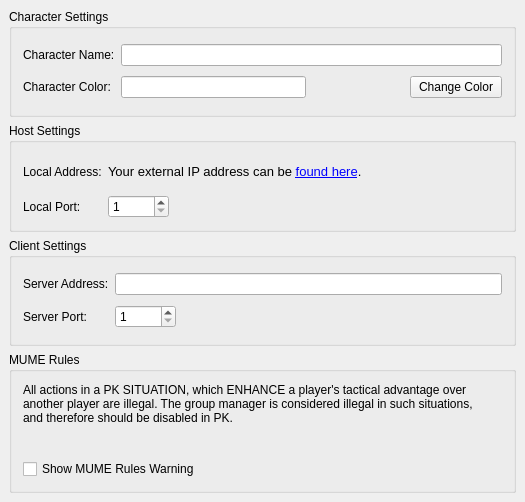
<?xml version="1.0" encoding="UTF-8"?>
<ui version="4.0">
 <class>GroupManagerPage</class>
 <widget class="QWidget" name="GroupManagerPage">
  <property name="geometry">
   <rect>
    <x>0</x>
    <y>0</y>
    <width>525</width>
    <height>502</height>
   </rect>
  </property>
  <property name="sizePolicy">
   <sizepolicy hsizetype="Preferred" vsizetype="Preferred">
    <horstretch>0</horstretch>
    <verstretch>0</verstretch>
   </sizepolicy>
  </property>
  <property name="minimumSize">
   <size>
    <width>0</width>
    <height>0</height>
   </size>
  </property>
  <property name="windowTitle">
   <string>GroupManager Settings</string>
  </property>
  <layout class="QVBoxLayout">
   <property name="spacing">
    <number>6</number>
   </property>
   <property name="margin">
    <number>9</number>
   </property>
   <item>
    <widget class="QGroupBox" name="groupBox_3">
     <property name="title">
      <string>Character Settings</string>
     </property>
     <layout class="QGridLayout">
      <item row="0" column="0">
       <widget class="QLabel" name="label">
        <property name="text">
         <string>Character Name:</string>
        </property>
       </widget>
      </item>
      <item row="0" column="1" colspan="4">
       <widget class="QLineEdit" name="charName"/>
      </item>
      <item row="1" column="0">
       <widget class="QLabel" name="label_5">
        <property name="text">
         <string>Character Color:</string>
        </property>
       </widget>
      </item>
      <item row="1" column="3">
       <widget class="QLabel" name="colorLabel">
        <property name="text">
         <string/>
        </property>
       </widget>
      </item>
      <item row="1" column="4">
       <widget class="QPushButton" name="changeColor">
        <property name="text">
         <string>Change Color</string>
        </property>
       </widget>
      </item>
      <item row="1" column="1" colspan="2">
       <widget class="QLineEdit" name="colorName">
        <property name="sizePolicy">
         <sizepolicy hsizetype="Preferred" vsizetype="Fixed">
          <horstretch>0</horstretch>
          <verstretch>0</verstretch>
         </sizepolicy>
        </property>
       </widget>
      </item>
     </layout>
    </widget>
   </item>
   <item>
    <widget class="QGroupBox" name="groupBox">
     <property name="title">
      <string>Host Settings</string>
     </property>
     <property name="alignment">
      <set>Qt::AlignLeading|Qt::AlignLeft|Qt::AlignTop</set>
     </property>
     <property name="flat">
      <bool>false</bool>
     </property>
     <property name="checkable">
      <bool>false</bool>
     </property>
     <property name="checked">
      <bool>false</bool>
     </property>
     <layout class="QGridLayout">
      <item row="1" column="0">
       <widget class="QLabel" name="label_4">
        <property name="text">
         <string>Local Port:</string>
        </property>
       </widget>
      </item>
      <item row="1" column="1">
       <widget class="QSpinBox" name="localPort">
        <property name="sizePolicy">
         <sizepolicy hsizetype="Preferred" vsizetype="Fixed">
          <horstretch>0</horstretch>
          <verstretch>0</verstretch>
         </sizepolicy>
        </property>
        <property name="minimum">
         <number>1</number>
        </property>
        <property name="maximum">
         <number>10000</number>
        </property>
       </widget>
      </item>
      <item row="1" column="2">
       <spacer>
        <property name="orientation">
         <enum>Qt::Horizontal</enum>
        </property>
        <property name="sizeHint" stdset="0">
         <size>
          <width>40</width>
          <height>20</height>
         </size>
        </property>
       </spacer>
      </item>
      <item row="0" column="0">
       <widget class="QLabel" name="label_7">
        <property name="text">
         <string>Local Address:</string>
        </property>
       </widget>
      </item>
      <item row="0" column="1" colspan="2">
       <widget class="QLabel" name="label_8">
        <property name="text">
         <string>&lt;!DOCTYPE HTML PUBLIC &quot;-//W3C//DTD HTML 4.0//EN&quot; &quot;http://www.w3.org/TR/REC-html40/strict.dtd&quot;&gt;
&lt;html&gt;&lt;head&gt;&lt;meta name=&quot;qrichtext&quot; content=&quot;1&quot; /&gt;&lt;style type=&quot;text/css&quot;&gt;
p, li { white-space: pre-wrap; }
&lt;/style&gt;&lt;/head&gt;&lt;body style=&quot; font-family:'Sans'; font-size:10pt; font-weight:400; font-style:normal;&quot;&gt;
&lt;p style=&quot; margin-top:0px; margin-bottom:0px; margin-left:0px; margin-right:0px; -qt-block-indent:0; text-indent:0px;&quot;&gt;Your external IP address can be &lt;a href=&quot;http://www.ipchicken.com&quot;&gt;&lt;span style=&quot; text-decoration: underline; color:#0000ff;&quot;&gt;found here&lt;/span&gt;&lt;/a&gt;.&lt;/p&gt;&lt;/body&gt;&lt;/html&gt;</string>
        </property>
        <property name="wordWrap">
         <bool>true</bool>
        </property>
       </widget>
      </item>
     </layout>
    </widget>
   </item>
   <item>
    <widget class="QGroupBox" name="groupBox_2">
     <property name="title">
      <string>Client Settings</string>
     </property>
     <layout class="QGridLayout">
      <item row="0" column="0">
       <widget class="QLabel" name="label_2">
        <property name="text">
         <string>Server Address:</string>
        </property>
       </widget>
      </item>
      <item row="0" column="1" colspan="2">
       <widget class="QLineEdit" name="remoteHost"/>
      </item>
      <item row="1" column="0">
       <widget class="QLabel" name="label_3">
        <property name="text">
         <string>Server Port:</string>
        </property>
       </widget>
      </item>
      <item row="1" column="1">
       <widget class="QSpinBox" name="remotePort">
        <property name="minimum">
         <number>1</number>
        </property>
        <property name="maximum">
         <number>10000</number>
        </property>
       </widget>
      </item>
      <item row="1" column="2">
       <spacer>
        <property name="orientation">
         <enum>Qt::Horizontal</enum>
        </property>
        <property name="sizeHint" stdset="0">
         <size>
          <width>40</width>
          <height>20</height>
         </size>
        </property>
       </spacer>
      </item>
     </layout>
    </widget>
   </item>
   <item>
    <widget class="QGroupBox" name="groupBox_4">
     <property name="title">
      <string>MUME Rules</string>
     </property>
     <layout class="QGridLayout">
      <item row="0" column="0" rowspan="2">
       <widget class="QLabel" name="label_6">
        <property name="sizePolicy">
         <sizepolicy hsizetype="Expanding" vsizetype="Expanding">
          <horstretch>0</horstretch>
          <verstretch>0</verstretch>
         </sizepolicy>
        </property>
        <property name="text">
         <string>All actions in a PK SITUATION, which ENHANCE a player's tactical advantage over another player are illegal. The group manager is considered illegal in such situations, and therefore should be disabled in PK.</string>
        </property>
        <property name="alignment">
         <set>Qt::AlignLeading|Qt::AlignLeft|Qt::AlignTop</set>
        </property>
        <property name="wordWrap">
         <bool>true</bool>
        </property>
       </widget>
      </item>
      <item row="2" column="0">
       <widget class="QCheckBox" name="rulesWarning">
        <property name="text">
         <string>Show MUME Rules Warning</string>
        </property>
       </widget>
      </item>
      <item row="0" column="1" rowspan="2">
       <spacer>
        <property name="orientation">
         <enum>Qt::Vertical</enum>
        </property>
        <property name="sizeHint" stdset="0">
         <size>
          <width>20</width>
          <height>40</height>
         </size>
        </property>
       </spacer>
      </item>
     </layout>
    </widget>
   </item>
  </layout>
 </widget>
 <layoutdefault spacing="6" margin="11"/>
 <pixmapfunction>qPixmapFromMimeSource</pixmapfunction>
 <resources/>
 <connections/>
</ui>
